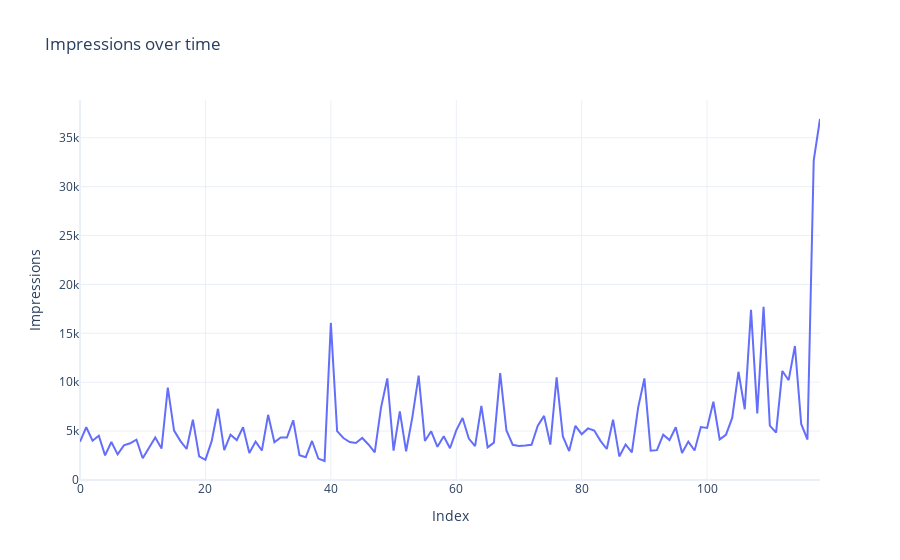

The cell this chart's notebook holds for it:
### Markdown cell above
# Question No 5
Have a look at the number of impressions on each post over time as shown below
### Answer

### Code cell
fig = go.Figure()
fig.add_trace(go.Scatter(x=df.index, y=df["Impressions"], mode='lines', name='Impressions'))
fig.update_layout(title="Impressions over time", xaxis_title="Index", yaxis_title="Impressions")
fig.show()

### Figure 1 — Plotly figure (JSON) as saved in the notebook; plotly's stock layout.template omitted (floating-point values rounded to 4 significant figures)
{"data": [{"mode": "lines", "name": "Impressions", "type": "scatter", "x": [0, 1, 2, 3, 4, 5, 6, 7, 8, 9, 10, 11, 12, 13, 14, 15, 16, 17, 18, 19, 20, 21, 22, 23, 24, 25, 26, 27, 28, 29, 30, 31, 32, 33, 34, 35, 36, 37, 38, 39, 40, 41, 42, 43, 44, 45, 46, 47, 48, 49, 50, 51, 52, 53, 54, 55, 56, 57, 58, 59, 60, 61, 62, 63, 64, 65, 66, 67, 68, 69, 70, 71, 72, 73, 74, 75, 76, 77, 78, 79, 80, 81, 82, 83, 84, 85, 86, 87, 88, 89, 90, 91, 92, 93, 94, 95, 96, 97, 98, 99, 100, 101, 102, 103, 104, 105, 106, 107, 108, 109, 110, 111, 112, 113, 114, 115, 116, 117, 118], "y": [3920, 5394, 4021, 4528, 2518, 3884, 2621, 3541, 3749, 4115, 2218, 3234, 4344, 3216, 9453, 5055, 4002, 3169, 6168, 2407, 2064, 3973, 7281, 3052, 4628, 4082, 5394, 2766, 3924, 3015, 6666, 3854, 4355, 4343, 6108, 2523, 2327, 3990, 2191, 1941, 16062, 4998, 4289, 3880, 3786, 4298, 3630, 2826, 7407, 10386, 2998, 7018, 2941, 6432, 10667, 3988, 4978, 3388, 4467, 3246, 5072, 6339, 4239, 3454, 7571, 3333, 3818, 10933, 5058, 3601, 3480, 3525, 3606, 5542, 6559, 3623, 10493, 4446, 2957, 5538, 4681, 5273, 5055, 4002, 3169, 6168, 2407, 3630, 2826, 7407, 10386, 2998, 3052, 4628, 4082, 5394, 2766, 3924, 3015, 5409, 5323, 8001, 4150, 4609, 6348, 11068, 7231, 17396, 6814, 17713, 5563, 4842, 11149, 10206, 13700, 5731, 4139, 32695, 36919]}], "layout": {"title": {"text": "Impressions over time"}, "xaxis": {"title": {"text": "Index"}}, "yaxis": {"title": {"text": "Impressions"}}}}
